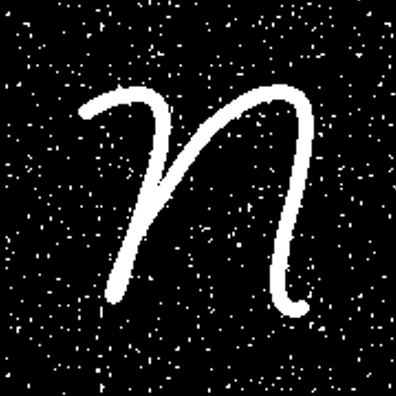
#> input picture AI/d (1).png, 396 x 396 px
$ python ImageContours2.py
#> lines starting #> are read from the running program, lines starting #| are printed output that depends on the picture; after the words box and inside, x2 and y2 are one past the last pixel; in counts of white or black regions, pixels touching at a corner belong together
import cv2
import numpy as np

def ddddd():
    img = cv2.imread('d (1).png', cv2.IMREAD_COLOR)
#> img is the input picture: shape (396, 396, 3); min 0, max 255, mean 25.3
    img_gray = cv2.cvtColor(img, cv2.COLOR_BGR2GRAY)

    ret, threshhold = cv2.threshold(img_gray, 0, 255, cv2.THRESH_BINARY+cv2.THRESH_OTSU)
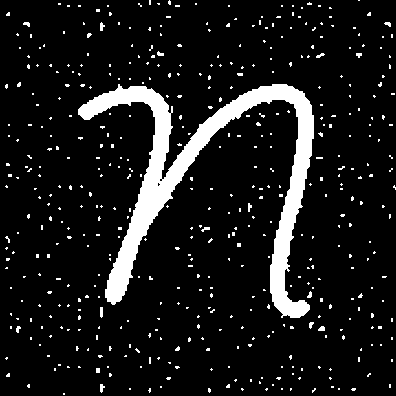
#> threshhold: shape (396, 396); 9.8% white; 479 white regions (463 under 20 px), largest, box (x1, y1, x2, y2) and area: (78, 84, 314, 318) 11779, (100, 307, 103, 318) 31, (100, 22, 105, 31) 29
#> ret = 117
    kernel = cv2.getStructuringElement(cv2.MORPH_RECT, (3, 3))

    erosion = cv2.erode(threshhold, kernel, iterations=2)
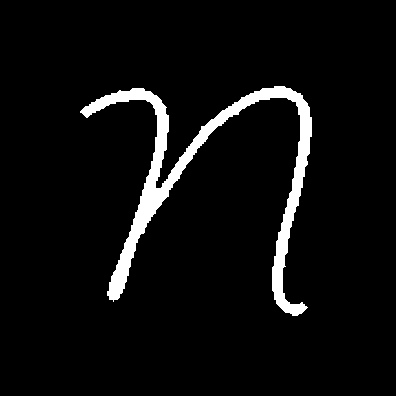
#> erosion: shape (396, 396); 5.1% white; 1 white region, box (x1, y1, x2, y2) and area: (80, 86, 312, 316) 8018
    dilation = cv2.dilate(erosion, kernel, iterations=2)
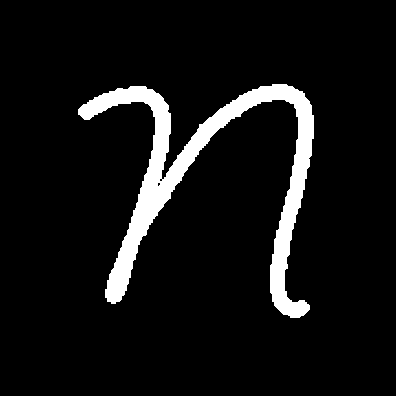
#> dilation: shape (396, 396); 7.4% white; 1 white region, box (x1, y1, x2, y2) and area: (78, 84, 314, 318) 11658

    minusthresh = cv2.absdiff(threshhold, dilation)
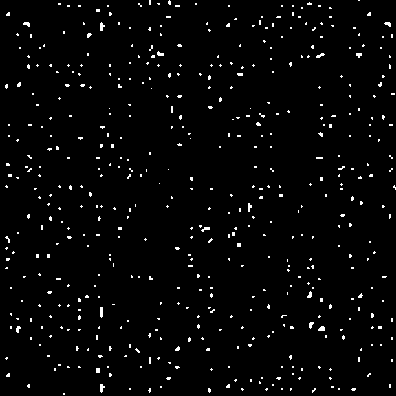
#> minusthresh: shape (396, 396); 2.4% white in thin lines or dots

    contours, hierachy = cv2.findContours(threshhold, cv2.RETR_TREE, cv2.CHAIN_APPROX_SIMPLE)
#> contours = 481 contours, 480 with area under 20; largest, box (x1, y1, x2, y2) and area: (78, 84, 314, 318) 11057


    ddd = cv2.absdiff(threshhold, dilation)

    contours, hierachy = cv2.findContours(ddd, cv2.RETR_TREE, cv2.CHAIN_APPROX_SIMPLE)
#> contours = 506 contours, all with area under 20

    img_contours = img.copy()
    img_contours = cv2.drawContours(img_contours, contours, -1, (51,160,255), 4)
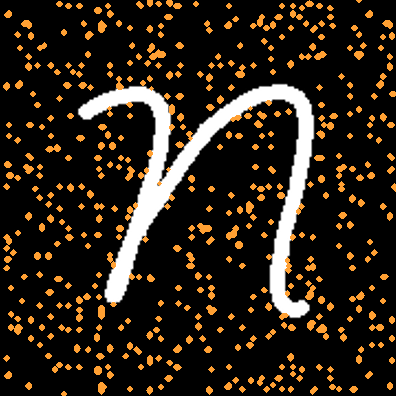
#> img_contours: shape (396, 396, 3); 10.43% of pixels changed, all inside (x1, y1, x2, y2) = (3, 0, 396, 396)
    img_bounding_box = img.copy()
    # for contours in contours:
    #     x, y, w, h = cv2.boundingRect(contours)
    #     bounding_rect = cv2.rectangle(img_bounding_box, (x, y), (x+w, y+h), (0, 0, 255), 1)


    for i in range(len(contours)):
        x1, y1, w1, h1 = cv2.boundingRect(contours[i])
        bounding_rect = cv2.rectangle(img_bounding_box, (x1, y1), (x1+w1, y1+h1), (0, 0, 255), 1)
        bounding_rect = cv2.putText(bounding_rect, f"{cv2.contourArea(contours[i])}", (x1, y1), cv2.FONT_HERSHEY_SIMPLEX, 0.5, (0, 255, 0), 1)
#> this loop made 506 passes
#> (x1, y1, w1, h1) on passes 1 to 3: (63, 393, 2, 2), (351, 388, 5, 3), (338, 388, 2, 2)
#> pass 2, in ddddd, `bounding_rect = cv2.putText(bounding_rect, f"{cv2.contourArea(contours..`:
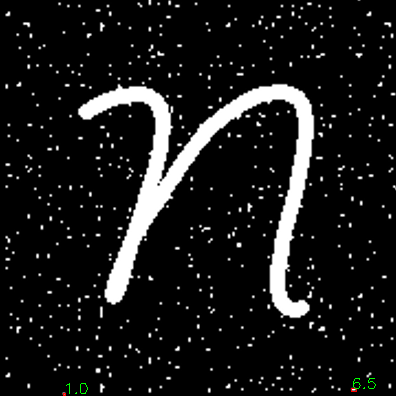
#> bounding_rect: shape (396, 396, 3); mean B, G, R 25.2, 25.4, 25.3
#> after the loop:
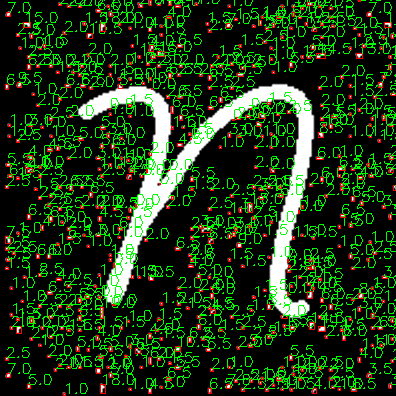
#> img_bounding_box: shape (396, 396, 3); 18.06% of pixels changed, all inside (x1, y1, x2, y2) = (5, 0, 396, 396)


    cv2.imshow('img', img)
    cv2.imshow('img_gray', img_gray)
    cv2.imshow('threshhold', threshhold)
    cv2.imshow('erosion', erosion)
    cv2.imshow('dilation', dilation)
    cv2.imshow('wow', minusthresh)
    cv2.imshow('contour', img_contours)
    cv2.imshow('bounding_rect', bounding_rect)

    cv2.waitKey(0)
    cv2.destroyAllWindows()
ddddd()
